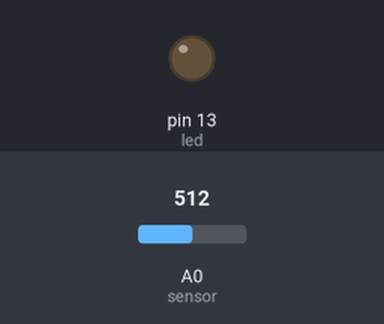
The sketch below on a simulated Arduino Uno, built with avr-gcc and run on an emulated ATmega328P. Shown: output pins drawn as LEDs (lit = HIGH). The inputs (shaded band) are chosen by the test bench; at power-on: A0 (sensor) = 512.

Above: at 1.2 s.
1.3 s: A0 (sensor) set to 313
2.8 s: A0 (sensor) set to 285
At 3.2 s:
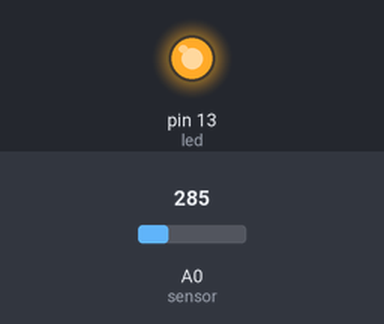
Timing chart, 0 to 5.8 s (numbered marks = the images above; inputs shaded):
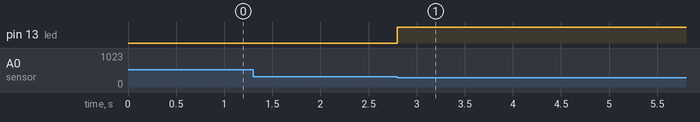

Measured:
- the behaviour switches between 301 and 300 on A0 (sensor) (found by bisection; images 0 and 1)
- after the input at 1.3 s, every drawn part: stays the same
- after the input at 2.8 s, pin 13 (led): LOW → HIGH at once

The sketch:

arduino_sensor.ino
```cpp
#define sensor A0
#define led 13

void setup()  {
pinMode(sensor,INPUT);
pinMode(led, OUTPUT);
}

void loop() {
if (analogRead(sensor) <= 300) {
digitalWrite(led, HIGH);
}

}
```
